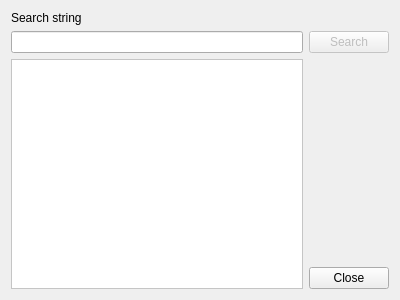
<?xml version="1.0" encoding="UTF-8"?>
<ui version="4.0">
 <class>searchDialog</class>
 <widget class="QDialog" name="searchDialog">
  <property name="geometry">
   <rect>
    <x>0</x>
    <y>0</y>
    <width>400</width>
    <height>300</height>
   </rect>
  </property>
  <property name="windowTitle">
   <string>Search</string>
  </property>
  <layout class="QVBoxLayout" name="verticalLayout_2">
   <item>
    <widget class="QLabel" name="label">
     <property name="text">
      <string>Search string</string>
     </property>
    </widget>
   </item>
   <item>
    <layout class="QHBoxLayout" name="horizontalLayout">
     <item>
      <widget class="QLineEdit" name="searchEdit"/>
     </item>
     <item>
      <widget class="QPushButton" name="searchButton">
       <property name="enabled">
        <bool>false</bool>
       </property>
       <property name="text">
        <string>Search</string>
       </property>
      </widget>
     </item>
    </layout>
   </item>
   <item>
    <layout class="QHBoxLayout" name="horizontalLayout_2">
     <item>
      <widget class="QListWidget" name="resultsListWidget">
       <property name="styleSheet">
        <string notr="true">background-color: white;</string>
       </property>
      </widget>
     </item>
     <item>
      <layout class="QVBoxLayout" name="verticalLayout">
       <item>
        <spacer name="verticalSpacer">
         <property name="orientation">
          <enum>Qt::Vertical</enum>
         </property>
         <property name="sizeHint" stdset="0">
          <size>
           <width>20</width>
           <height>40</height>
          </size>
         </property>
        </spacer>
       </item>
       <item>
        <widget class="QPushButton" name="closeButton">
         <property name="text">
          <string>Close</string>
         </property>
        </widget>
       </item>
      </layout>
     </item>
    </layout>
   </item>
  </layout>
 </widget>
 <resources/>
 <connections/>
</ui>
